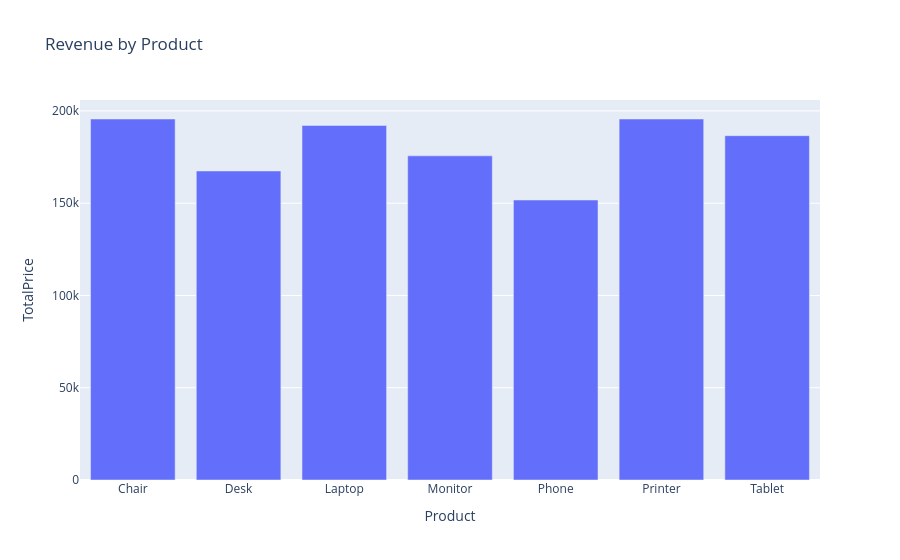

This figure's notebook cell:
### Code cell
# DATA VISUALIZATION & INSIGHTS

# Revenue by Product (Bar Chart)
revenue = df.groupby("Product")["TotalPrice"].sum().reset_index()

fig = px.bar(
    revenue,
    x="Product",
    y="TotalPrice",
    title="Revenue by Product"
)

fig.show()

### Figure 1 — Plotly figure (JSON) as saved in the notebook; plotly's stock layout.template omitted (floating-point values rounded to 4 significant figures)
{"data": [{"hovertemplate": "Product=%{x}<br>TotalPrice=%{y}<extra></extra>", "legendgroup": "", "marker": {"color": "#636efa", "pattern": {"shape": ""}}, "name": "", "orientation": "v", "showlegend": false, "textposition": "auto", "type": "bar", "x": ["Chair", "Desk", "Laptop", "Monitor", "Phone", "Printer", "Tablet"], "xaxis": "x", "y": [195600.0, 167500.0, 192100.0, 175700.0, 151700.0, 195600.0, 186600.0], "yaxis": "y"}], "layout": {"barmode": "relative", "legend": {"tracegroupgap": 0}, "title": {"text": "Revenue by Product"}, "xaxis": {"anchor": "y", "domain": [0, 1], "title": {"text": "Product"}}, "yaxis": {"anchor": "x", "domain": [0, 1], "title": {"text": "TotalPrice"}}}}
